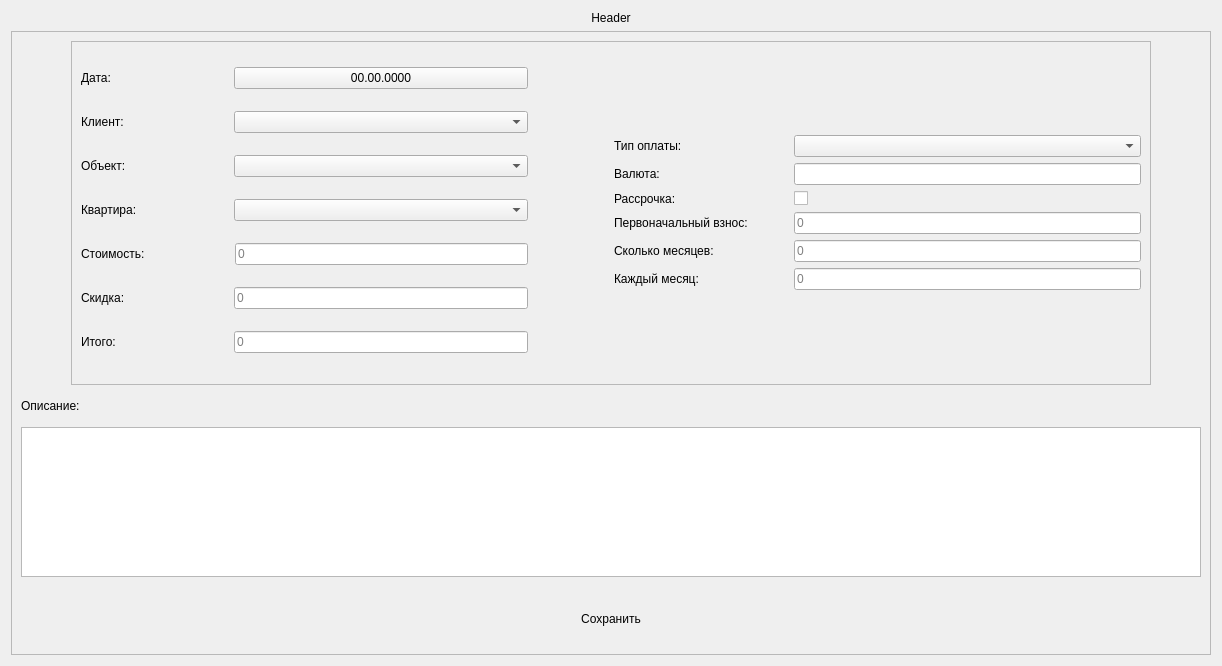
<?xml version="1.0" encoding="UTF-8"?>
<ui version="4.0">
 <class>AddUpdateEvents</class>
 <widget class="QWidget" name="AddUpdateEvents">
  <property name="geometry">
   <rect>
    <x>0</x>
    <y>0</y>
    <width>1222</width>
    <height>666</height>
   </rect>
  </property>
  <property name="windowTitle">
   <string>Form</string>
  </property>
  <layout class="QVBoxLayout" name="verticalLayout">
   <item>
    <layout class="QHBoxLayout" name="horizontalLayout_3">
     <item>
      <widget class="QLabel" name="Header">
       <property name="text">
        <string>Header</string>
       </property>
       <property name="alignment">
        <set>Qt::AlignmentFlag::AlignCenter</set>
       </property>
      </widget>
     </item>
    </layout>
   </item>
   <item>
    <widget class="QFrame" name="frame">
     <property name="minimumSize">
      <size>
       <width>1200</width>
       <height>0</height>
      </size>
     </property>
     <property name="frameShape">
      <enum>QFrame::Shape::StyledPanel</enum>
     </property>
     <property name="frameShadow">
      <enum>QFrame::Shadow::Raised</enum>
     </property>
     <layout class="QVBoxLayout" name="verticalLayout_4" stretch="0,2,1">
      <item>
       <layout class="QHBoxLayout" name="horizontalLayout_4" stretch="0">
        <property name="spacing">
         <number>50</number>
        </property>
        <property name="leftMargin">
         <number>50</number>
        </property>
        <property name="rightMargin">
         <number>50</number>
        </property>
        <item>
         <widget class="QFrame" name="frame_2">
          <property name="minimumSize">
           <size>
            <width>0</width>
            <height>0</height>
           </size>
          </property>
          <property name="maximumSize">
           <size>
            <width>1156</width>
            <height>520</height>
           </size>
          </property>
          <property name="frameShape">
           <enum>QFrame::Shape::StyledPanel</enum>
          </property>
          <property name="frameShadow">
           <enum>QFrame::Shadow::Raised</enum>
          </property>
          <layout class="QHBoxLayout" name="horizontalLayout_5">
           <item>
            <layout class="QVBoxLayout" name="verticalLayout_3">
             <property name="leftMargin">
              <number>0</number>
             </property>
             <property name="rightMargin">
              <number>80</number>
             </property>
             <item>
              <layout class="QHBoxLayout" name="horizontalLayout" stretch="1,2">
               <property name="topMargin">
                <number>0</number>
               </property>
               <item>
                <widget class="QLabel" name="dateLabel">
                 <property name="text">
                  <string>Дата:</string>
                 </property>
                </widget>
               </item>
               <item>
                <widget class="QPushButton" name="dateButton">
                 <property name="text">
                  <string>00.00.0000</string>
                 </property>
                </widget>
               </item>
              </layout>
             </item>
             <item>
              <layout class="QHBoxLayout" name="horizontalLayout_6" stretch="1,2">
               <item>
                <widget class="QLabel" name="clientLabel">
                 <property name="text">
                  <string>Клиент:</string>
                 </property>
                </widget>
               </item>
               <item>
                <widget class="QComboBox" name="clientBox">
                 <property name="maximumSize">
                  <size>
                   <width>319</width>
                   <height>16777215</height>
                  </size>
                 </property>
                </widget>
               </item>
              </layout>
             </item>
             <item>
              <layout class="QHBoxLayout" name="horizontalLayout_7" stretch="1,2">
               <item>
                <widget class="QLabel" name="objectLabel">
                 <property name="text">
                  <string>Объект:</string>
                 </property>
                </widget>
               </item>
               <item>
                <widget class="QComboBox" name="objectBox"/>
               </item>
              </layout>
             </item>
             <item>
              <layout class="QHBoxLayout" name="horizontalLayout_8" stretch="1,2">
               <item>
                <widget class="QLabel" name="apartmentLabel">
                 <property name="text">
                  <string>Квартира:</string>
                 </property>
                </widget>
               </item>
               <item>
                <widget class="QComboBox" name="apartmentBox"/>
               </item>
              </layout>
             </item>
             <item>
              <layout class="QHBoxLayout" name="horizontalLayout_23" stretch="1,2">
               <property name="spacing">
                <number>7</number>
               </property>
               <item>
                <widget class="QLabel" name="costLabel">
                 <property name="text">
                  <string>Стоимость:</string>
                 </property>
                </widget>
               </item>
               <item>
                <widget class="QLineEdit" name="costEdit">
                 <property name="enabled">
                  <bool>true</bool>
                 </property>
                 <property name="readOnly">
                  <bool>true</bool>
                 </property>
                 <property name="placeholderText">
                  <string>0</string>
                 </property>
                </widget>
               </item>
              </layout>
             </item>
             <item>
              <layout class="QHBoxLayout" name="horizontalLayout_9" stretch="1,2">
               <item>
                <widget class="QLabel" name="discountLabel">
                 <property name="text">
                  <string>Скидка:</string>
                 </property>
                </widget>
               </item>
               <item>
                <widget class="QLineEdit" name="discountEdit">
                 <property name="placeholderText">
                  <string>0</string>
                 </property>
                </widget>
               </item>
              </layout>
             </item>
             <item>
              <layout class="QHBoxLayout" name="horizontalLayout_10" stretch="1,2">
               <item>
                <widget class="QLabel" name="totalLabel">
                 <property name="text">
                  <string>Итого:</string>
                 </property>
                </widget>
               </item>
               <item>
                <widget class="QLineEdit" name="totalEdit">
                 <property name="readOnly">
                  <bool>true</bool>
                 </property>
                 <property name="placeholderText">
                  <string>0</string>
                 </property>
                </widget>
               </item>
              </layout>
             </item>
            </layout>
           </item>
           <item>
            <layout class="QVBoxLayout" name="verticalLayout_5">
             <item>
              <layout class="QVBoxLayout" name="verticalLayout_2">
               <item>
                <layout class="QHBoxLayout" name="horizontalLayout_12" stretch="1,2">
                 <item>
                  <widget class="QLabel" name="paymentTypeLabel">
                   <property name="text">
                    <string>Тип оплаты:</string>
                   </property>
                  </widget>
                 </item>
                 <item>
                  <widget class="QComboBox" name="paymentTypeBox"/>
                 </item>
                </layout>
               </item>
               <item>
                <layout class="QHBoxLayout" name="horizontalLayout_13" stretch="1,2">
                 <item>
                  <widget class="QLabel" name="currencyLabel">
                   <property name="text">
                    <string>Валюта:</string>
                   </property>
                  </widget>
                 </item>
                 <item>
                  <widget class="QLineEdit" name="currencyEdit">
                   <property name="readOnly">
                    <bool>true</bool>
                   </property>
                   <property name="placeholderText">
                    <string/>
                   </property>
                  </widget>
                 </item>
                </layout>
               </item>
               <item>
                <layout class="QHBoxLayout" name="horizontalLayout_20" stretch="1,2">
                 <item>
                  <widget class="QLabel" name="installmentLabel">
                   <property name="text">
                    <string>Рассрочка:</string>
                   </property>
                  </widget>
                 </item>
                 <item>
                  <widget class="QCheckBox" name="installmentCheckBox">
                   <property name="text">
                    <string/>
                   </property>
                  </widget>
                 </item>
                </layout>
               </item>
               <item>
                <layout class="QHBoxLayout" name="horizontalLayout_14" stretch="1,2">
                 <property name="spacing">
                  <number>7</number>
                 </property>
                 <item>
                  <widget class="QLabel" name="initialPaymentLabel">
                   <property name="text">
                    <string>Первоначальный взнос:</string>
                   </property>
                  </widget>
                 </item>
                 <item>
                  <widget class="QLineEdit" name="initialPaymentEdit">
                   <property name="enabled">
                    <bool>true</bool>
                   </property>
                   <property name="placeholderText">
                    <string>0</string>
                   </property>
                  </widget>
                 </item>
                </layout>
               </item>
               <item>
                <layout class="QHBoxLayout" name="horizontalLayout_22" stretch="1,2">
                 <property name="spacing">
                  <number>7</number>
                 </property>
                 <item>
                  <widget class="QLabel" name="monthQuantityLabel">
                   <property name="text">
                    <string>Сколько месяцев:</string>
                   </property>
                  </widget>
                 </item>
                 <item>
                  <widget class="QLineEdit" name="monthQuantityEdit">
                   <property name="readOnly">
                    <bool>false</bool>
                   </property>
                   <property name="placeholderText">
                    <string>0</string>
                   </property>
                  </widget>
                 </item>
                </layout>
               </item>
               <item>
                <layout class="QHBoxLayout" name="horizontalLayout_15" stretch="1,2">
                 <property name="spacing">
                  <number>7</number>
                 </property>
                 <item>
                  <widget class="QLabel" name="monthlyPaymentLabel">
                   <property name="text">
                    <string>Каждый месяц:</string>
                   </property>
                  </widget>
                 </item>
                 <item>
                  <widget class="QLineEdit" name="monthlyPaymentEdit">
                   <property name="readOnly">
                    <bool>true</bool>
                   </property>
                   <property name="placeholderText">
                    <string>0</string>
                   </property>
                  </widget>
                 </item>
                </layout>
               </item>
              </layout>
             </item>
            </layout>
           </item>
          </layout>
         </widget>
        </item>
       </layout>
      </item>
      <item>
       <layout class="QVBoxLayout" name="descriptionFrame">
        <property name="bottomMargin">
         <number>10</number>
        </property>
        <item>
         <widget class="QLabel" name="descriptionLabel">
          <property name="minimumSize">
           <size>
            <width>0</width>
            <height>30</height>
           </size>
          </property>
          <property name="maximumSize">
           <size>
            <width>16777215</width>
            <height>30</height>
           </size>
          </property>
          <property name="text">
           <string>Описание:</string>
          </property>
         </widget>
        </item>
        <item>
         <widget class="QTextEdit" name="descriptionEdit">
          <property name="minimumSize">
           <size>
            <width>0</width>
            <height>100</height>
           </size>
          </property>
          <property name="maximumSize">
           <size>
            <width>16777215</width>
            <height>150</height>
           </size>
          </property>
         </widget>
        </item>
       </layout>
      </item>
      <item>
       <widget class="QPushButton" name="addButton">
        <property name="minimumSize">
         <size>
          <width>250</width>
          <height>52</height>
         </size>
        </property>
        <property name="styleSheet">
         <string notr="true"/>
        </property>
        <property name="text">
         <string>Сохранить</string>
        </property>
        <property name="flat">
         <bool>true</bool>
        </property>
       </widget>
      </item>
     </layout>
    </widget>
   </item>
  </layout>
 </widget>
 <resources/>
 <connections/>
</ui>
